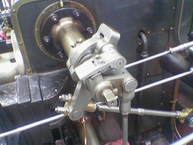
//> input picture Assignment 2/Edge Detection.png, 193 x 145 px
$ ./main   (built with g++ and OpenCV 4)
//> lines starting //> are read from the running program, lines starting //| are printed output that depends on the picture; after the words box and inside, x2 and y2 are one past the last pixel; in counts of white or black regions, pixels touching at a corner belong together
//> further down, src is the input picture: 145 rows x 193 cols, CV_8UC3; mean B, G, R 108.9, 104.8, 106.3
#include <stdio.h>
#include <opencv2/opencv.hpp>

using namespace cv;

Mat MyCanny(Mat src, int upperThreshold, int lowerThreshold, double size = 3.0) {
//> called with upperThreshold = 10, lowerThreshold = 5, size = 3
    Mat workImg = Mat(src);

    workImg = src.clone();

    // Step 1: Noise reduction
    cv::GaussianBlur(src, workImg, cv::Size(5, 5), 1.4);
    // Step 2: Calculating gradient magnitudes and directions
    Mat magX = Mat(src.rows, src.cols, CV_32F);
    Mat magY = Mat(src.rows, src.cols, CV_32F);
    cv::Sobel(workImg, magX, CV_32F, 1, 0, size);
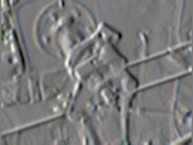
//> magX: 145 rows x 193 cols, CV_32FC3; mean B, G, R -1.9, -1.8, -1.9; drawn with min black and max white
    cv::Sobel(workImg, magY, CV_32F, 0, 1, size);
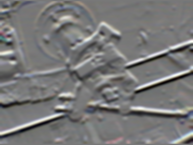
//> magY: 145 rows x 193 cols, CV_32FC3; mean B, G, R -0.6, -0.7, -0.2; drawn with min black and max white
    Mat direction = Mat(workImg.rows, workImg.cols, CV_32F);
    cv::divide(magY, magX, direction);
//> direction: 145 rows x 193 cols, CV_32FC3; 3.46% of the values are NaN or infinite; the others: min -319, max 273, mean 0.265
    Mat sum = Mat(workImg.rows, workImg.cols, CV_64F);
    Mat prodX = Mat(workImg.rows, workImg.cols, CV_64F);
    Mat prodY = Mat(workImg.rows, workImg.cols, CV_64F);
    cv::multiply(magX, magX, prodX);
    cv::multiply(magY, magY, prodY);
    sum = prodX + prodY;
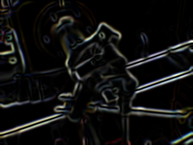
//> sum: 145 rows x 193 cols, CV_32FC3; mean B, G, R 10527.8, 10972.9, 10858.5; drawn with min black and max white
    cv::sqrt(sum, sum);
    Mat returnImg = Mat(src.rows, src.cols, CV_8U);

    returnImg.setTo(cv::Scalar(0)); // Initialie image to return to zero

    // Initialize iterators
    cv::MatIterator_<float> itMag = sum.begin<float>();
    cv::MatIterator_<float> itDirection = direction.begin<float>();

    cv::MatIterator_<unsigned char> itRet = returnImg.begin<unsigned char>();

    cv::MatIterator_<float> itend = sum.end<float>();
    for (; itMag != itend; ++itDirection, ++itRet, ++itMag) {
        const cv::Point pos = itRet.pos();

        float currentDirection = atan(*itDirection) * 180 / 3.142;

        while (currentDirection < 0)
            currentDirection += 180;

        *itDirection = currentDirection;

        if (*itMag < upperThreshold)
            continue;
        bool flag = true;
        if (currentDirection > 112.5 && currentDirection <= 157.5) {
            if (pos.y > 0 && pos.x < workImg.cols - 1 && *itMag <= sum.at<float>(pos.y - 1, pos.x + 1))
                flag = false;
            if (pos.y < workImg.rows - 1 && pos.x > 0 && *itMag <= sum.at<float>(pos.y + 1, pos.x - 1))
                flag = false;
        }
        else if (currentDirection > 67.5 && currentDirection <= 112.5) {
            if (pos.y > 0 && *itMag <= sum.at<float>(pos.y - 1, pos.x))
                flag = false;
            if (pos.y < workImg.rows - 1 && *itMag <= sum.at<float>(pos.y + 1, pos.x))
                flag = false;
        }
        else if (currentDirection > 22.5 && currentDirection <= 67.5) {
            if (pos.y > 0 && pos.x > 0 && *itMag <= sum.at<float>(pos.y - 1, pos.x - 1))
                flag = false;
            if (pos.y < workImg.rows - 1 && pos.x < workImg.cols - 1 && *itMag <= sum.at<float>(pos.y + 1, pos.x + 1))
                flag = false;
        }
        else {
            if (pos.x > 0 && *itMag <= sum.at<float>(pos.y, pos.x - 1))
                flag = false;
            if (pos.x < workImg.cols - 1 && *itMag <= sum.at<float>(pos.y, pos.x + 1))
                flag = false;
        }
        if (flag) {
            *itRet = 255;
        }
    }
//> this loop made 27985 passes
//> direction: 145 rows x 193 cols, CV_32FC3; 2.5% of the values are NaN or infinite; the others: min -319, max 251, mean 29.67
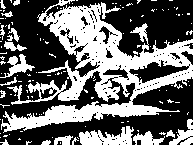
//> returnImg: 145 rows x 193 cols, CV_8UC1; 40.6% white; 131 white regions (112 under 20 px), largest, box (x1, y1, x2, y2) and area: (1, 0, 193, 133) 8858, (79, 126, 134, 145) 641, (0, 54, 35, 78) 307
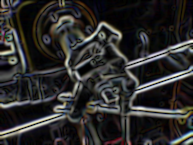
//> sum: 145 rows x 193 cols, CV_32FC3; mean B, G, R 70.5, 71.4, 72.8; drawn with min black and max white
    // Step 4: Hysterysis threshold
    bool imageChanged = true;
    int i = 0;
    while (imageChanged) {
        imageChanged = false;
        printf("Iteration %d\n", i);
        i++;
        itMag = sum.begin<float>();
        itDirection = direction.begin<float>();
        itRet = returnImg.begin<unsigned char>();
        itend = sum.end<float>();
        for (; itMag != itend; ++itMag, ++itDirection, ++itRet) {
            cv::Point pos = itRet.pos();
            if (pos.x < 2 || pos.x > src.cols - 2 || pos.y < 2 || pos.y > src.rows - 2)
                continue;
            float currentDirection = *itDirection;
            // Do we have a pixel we already know as an edge?
            if (*itRet == 255) {
                *itRet = (unsigned char)64;
                if (currentDirection > 112.5 && currentDirection <= 157.5) {
                    if (pos.y > 0 && pos.x > 0) {
                        if (lowerThreshold <= sum.at<float>(pos.y - 1, pos.x - 1) &&
                            returnImg.at<unsigned char>(pos.y - 1, pos.x - 1) != 64 &&
                            direction.at<float>(pos.y - 1, pos.x - 1) > 112.5 &&
                            direction.at<float>(pos.y - 1, pos.x - 1) <= 157.5 &&
                            sum.at<float>(pos.y - 1, pos.x - 1) > sum.at<float>(pos.y - 2, pos.x) &&
                            sum.at<float>(pos.y - 1, pos.x - 1) > sum.at<float>(pos.y, pos.x - 2)) {
                            returnImg.ptr<unsigned char>(pos.y - 1, pos.x - 1)[0] = 255;
                            imageChanged = true;
                        }
                    }
                    if (pos.y < workImg.rows - 1 && pos.x < workImg.cols - 1) {
                        if (lowerThreshold <= sum.at<float>(cv::Point(pos.x + 1, pos.y + 1)) &&
                            returnImg.at<unsigned char>(pos.y + 1, pos.x + 1) != 64 &&
                            direction.at<float>(pos.y + 1, pos.x + 1) > 112.5 &&
                            direction.at<float>(pos.y + 1, pos.x + 1) <= 157.5 &&
                            sum.at<float>(pos.y - 1, pos.x - 1) > sum.at<float>(pos.y + 2, pos.x) &&
                            sum.at<float>(pos.y - 1, pos.x - 1) > sum.at<float>(pos.y, pos.x + 2)) {
                            returnImg.ptr<unsigned char>(pos.y + 1, pos.x + 1)[0] = 255;
                            imageChanged = true;
                        }
                    }
                }
                else if (currentDirection > 67.5 && currentDirection <= 112.5) {
                    if (pos.x > 0) {
                        if (lowerThreshold <= sum.at<float>(cv::Point(pos.x - 1, pos.y)) &&
                            returnImg.at<unsigned char>(pos.y, pos.x - 1) != 64 &&
                            direction.at<float>(pos.y, pos.x - 1) > 67.5 &&
                            direction.at<float>(pos.y, pos.x - 1) <= 112.5 &&
                            sum.at<float>(pos.y, pos.x - 1) > sum.at<float>(pos.y - 1, pos.x - 1) &&
                            sum.at<float>(pos.y, pos.x - 1) > sum.at<float>(pos.y + 1, pos.x - 1)) {
                            returnImg.ptr<unsigned char>(pos.y, pos.x - 1)[0] = 255;
                            imageChanged = true;
                        }
                    }
                    if (pos.x < workImg.cols - 1) {
                        if (lowerThreshold <= sum.at<float>(cv::Point(pos.x + 1, pos.y)) &&
                            returnImg.at<unsigned char>(pos.y, pos.x + 1) != 64 &&
                            direction.at<float>(pos.y, pos.x + 1) > 67.5 &&
                            direction.at<float>(pos.y, pos.x + 1) <= 112.5 &&
                            sum.at<float>(pos.y, pos.x + 1) > sum.at<float>(pos.y - 1, pos.x + 1) &&
                            sum.at<float>(pos.y, pos.x + 1) > sum.at<float>(pos.y + 1, pos.x + 1)) {
                            returnImg.ptr<unsigned char>(pos.y, pos.x + 1)[0] = 255;
                            imageChanged = true;
                        }
                    }
                }
                else if (currentDirection > 22.5 && currentDirection <= 67.5) {
                    if (pos.y > 0 && pos.x < workImg.cols - 1) {
                        if (lowerThreshold <= sum.at<float>(cv::Point(pos.x + 1, pos.y - 1)) &&
                            returnImg.at<unsigned char>(pos.y - 1, pos.x + 1) != 64 &&
                            direction.at<float>(pos.y - 1, pos.x + 1) > 22.5 &&
                            direction.at<float>(pos.y - 1, pos.x + 1) <= 67.5 &&
                            sum.at<float>(pos.y - 1, pos.x + 1) > sum.at<float>(pos.y - 2, pos.x) &&
                            sum.at<float>(pos.y - 1, pos.x + 1) > sum.at<float>(pos.y, pos.x + 2)) {
                            returnImg.ptr<unsigned char>(pos.y - 1, pos.x + 1)[0] = 255;
                            imageChanged = true;
                        }
                    }
                    if (pos.y < workImg.rows - 1 && pos.x > 0) {
                        if (lowerThreshold <= sum.at<float>(cv::Point(pos.x - 1, pos.y + 1)) &&
                            returnImg.at<unsigned char>(pos.y + 1, pos.x - 1) != 64 &&
                            direction.at<float>(pos.y + 1, pos.x - 1) > 22.5 &&
                            direction.at<float>(pos.y + 1, pos.x - 1) <= 67.5 &&
                            sum.at<float>(pos.y + 1, pos.x - 1) > sum.at<float>(pos.y, pos.x - 2) &&
                            sum.at<float>(pos.y + 1, pos.x - 1) > sum.at<float>(pos.y + 2, pos.x)) {
                            returnImg.ptr<unsigned char>(pos.y + 1, pos.x - 1)[0] = 255;
                            imageChanged = true;
                        }
                    }
                }
                else {
                    if (pos.y > 0) {
                        if (lowerThreshold <= sum.at<float>(cv::Point(pos.x, pos.y - 1)) &&
                            returnImg.at<unsigned char>(pos.y - 1, pos.x) != 64 &&
                            (direction.at<float>(pos.y - 1, pos.x) < 22.5 ||
                             direction.at<float>(pos.y - 1, pos.x) >= 157.5) &&
                            sum.at<float>(pos.y - 1, pos.x) > sum.at<float>(pos.y - 1, pos.x - 1) &&
                            sum.at<float>(pos.y - 1, pos.x) > sum.at<float>(pos.y - 1, pos.x + 2)) {
                            returnImg.ptr<unsigned char>(pos.y - 1, pos.x)[0] = 255;
                            imageChanged = true;
                        }
                    }
                    if (pos.y < workImg.rows - 1) {
                        if (lowerThreshold <= sum.at<float>(cv::Point(pos.x, pos.y + 1)) &&
                            returnImg.at<unsigned char>(pos.y + 1, pos.x) != 64 &&
                            (direction.at<float>(pos.y + 1, pos.x) < 22.5 ||
                             direction.at<float>(pos.y + 1, pos.x) >= 157.5) &&
                            sum.at<float>(pos.y + 1, pos.x) > sum.at<float>(pos.y + 1, pos.x - 1) &&
                            sum.at<float>(pos.y + 1, pos.x) > sum.at<float>(pos.y + 1, pos.x + 1)) {
                            returnImg.ptr<unsigned char>(pos.y + 1, pos.x)[0] = 255;
                            imageChanged = true;
                        }
                    }
                }
            }
        }
    }
//> this loop made 9 passes
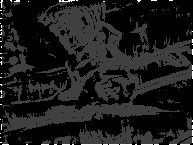
//> returnImg: 145 rows x 193 cols, CV_8UC1; min 0, max 255, mean 28.6
//> after the loop, imageChanged = false; i = 9
    cv::MatIterator_<unsigned char> current = returnImg.begin<unsigned char>();
    cv::MatIterator_<unsigned char> final = returnImg.end<unsigned char>();
    for (; current != final; ++current) {
        if (*current == 64)
            *current = 255;
    }
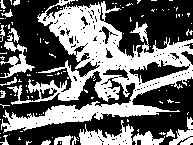
//> returnImg: 145 rows x 193 cols, CV_8UC1; 41.6% white; 118 white regions (100 under 20 px), largest, box (x1, y1, x2, y2) and area: (1, 0, 193, 133) 9040, (79, 120, 165, 145) 928, (0, 41, 35, 78) 452
    return returnImg;
}

int main(int argc, char ** argv) {
    int upperThreshold = 10;
    int lowerThreshold = 5;

    Mat src;
    Mat output;

    //load the image
    if(argc > 1)
        src = imread(argv[1]);
    else
        src = imread("Edge Detection.png");

    if(src.empty())
        exit(1);

    output = MyCanny(src, upperThreshold, lowerThreshold);

    imshow("Input", src);
    imshow("Output", output);
    waitKey(0);
    return 0;
}
